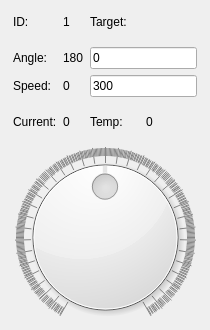
<?xml version="1.0" encoding="UTF-8"?>
<ui version="4.0">
 <class>MotorInfo</class>
 <widget class="QWidget" name="MotorInfo">
  <property name="geometry">
   <rect>
    <x>0</x>
    <y>0</y>
    <width>210</width>
    <height>330</height>
   </rect>
  </property>
  <property name="minimumSize">
   <size>
    <width>200</width>
    <height>200</height>
   </size>
  </property>
  <property name="windowTitle">
   <string>Form</string>
  </property>
  <layout class="QHBoxLayout" name="horizontalLayout">
   <property name="leftMargin">
    <number>3</number>
   </property>
   <property name="topMargin">
    <number>3</number>
   </property>
   <property name="rightMargin">
    <number>3</number>
   </property>
   <property name="bottomMargin">
    <number>3</number>
   </property>
   <item>
    <layout class="QGridLayout" name="gridLayout">
     <property name="leftMargin">
      <number>10</number>
     </property>
     <property name="rightMargin">
      <number>10</number>
     </property>
     <item row="3" column="0">
      <widget class="QLabel" name="label_4">
       <property name="text">
        <string>Speed:</string>
       </property>
      </widget>
     </item>
     <item row="1" column="2" colspan="2">
      <widget class="QLabel" name="label_3">
       <property name="text">
        <string>Target:</string>
       </property>
      </widget>
     </item>
     <item row="1" column="1">
      <widget class="QLabel" name="idLabel">
       <property name="text">
        <string>1</string>
       </property>
      </widget>
     </item>
     <item row="4" column="1">
      <widget class="QLabel" name="currentLabel">
       <property name="text">
        <string>0</string>
       </property>
      </widget>
     </item>
     <item row="4" column="2">
      <widget class="QLabel" name="label_9">
       <property name="text">
        <string>Temp:</string>
       </property>
      </widget>
     </item>
     <item row="2" column="2" colspan="2">
      <widget class="QLineEdit" name="angleLineEdit">
       <property name="text">
        <string>0</string>
       </property>
      </widget>
     </item>
     <item row="3" column="1">
      <widget class="QLabel" name="speedLabel">
       <property name="text">
        <string>0</string>
       </property>
      </widget>
     </item>
     <item row="3" column="2" colspan="2">
      <widget class="QLineEdit" name="speedLineEdit">
       <property name="text">
        <string>300</string>
       </property>
      </widget>
     </item>
     <item row="4" column="0">
      <widget class="QLabel" name="label_7">
       <property name="text">
        <string>Current:</string>
       </property>
      </widget>
     </item>
     <item row="1" column="0">
      <widget class="QLabel" name="label">
       <property name="text">
        <string>ID:</string>
       </property>
      </widget>
     </item>
     <item row="4" column="3">
      <widget class="QLabel" name="tempLabel">
       <property name="text">
        <string>0</string>
       </property>
      </widget>
     </item>
     <item row="2" column="0">
      <widget class="QLabel" name="label_2">
       <property name="text">
        <string>Angle:</string>
       </property>
      </widget>
     </item>
     <item row="2" column="1">
      <widget class="QLabel" name="angleLabel">
       <property name="text">
        <string>180</string>
       </property>
      </widget>
     </item>
     <item row="5" column="0" colspan="4">
      <widget class="QDial" name="dial">
       <property name="minimumSize">
        <size>
         <width>180</width>
         <height>180</height>
        </size>
       </property>
       <property name="minimum">
        <number>-180</number>
       </property>
       <property name="maximum">
        <number>180</number>
       </property>
       <property name="sliderPosition">
        <number>0</number>
       </property>
       <property name="tracking">
        <bool>true</bool>
       </property>
       <property name="invertedControls">
        <bool>false</bool>
       </property>
       <property name="wrapping">
        <bool>false</bool>
       </property>
       <property name="notchTarget">
        <double>0.000000000000000</double>
       </property>
       <property name="notchesVisible">
        <bool>true</bool>
       </property>
      </widget>
     </item>
    </layout>
   </item>
  </layout>
 </widget>
 <resources/>
 <connections/>
</ui>
